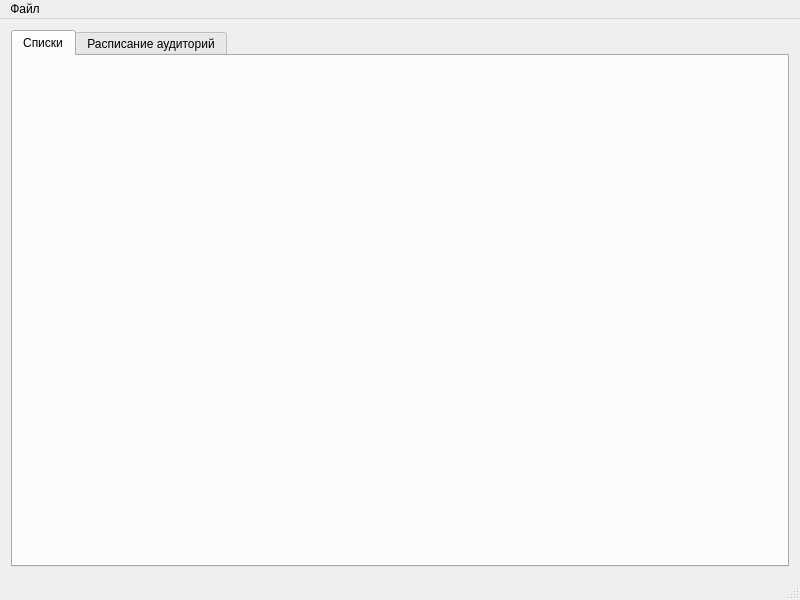
<?xml version="1.0" encoding="UTF-8"?>
<ui version="4.0">
 <class>MainWindow</class>
 <widget class="QMainWindow" name="MainWindow">
  <property name="geometry">
   <rect>
    <x>0</x>
    <y>0</y>
    <width>800</width>
    <height>600</height>
   </rect>
  </property>
  <property name="minimumSize">
   <size>
    <width>800</width>
    <height>600</height>
   </size>
  </property>
  <property name="windowTitle">
   <string>Расписание V2.0</string>
  </property>
  <property name="windowIcon">
   <iconset>
    <normalon>:/Icons/Icon.bmp</normalon>
   </iconset>
  </property>
  <property name="toolButtonStyle">
   <enum>Qt::ToolButtonIconOnly</enum>
  </property>
  <property name="tabShape">
   <enum>QTabWidget::Rounded</enum>
  </property>
  <property name="dockNestingEnabled">
   <bool>true</bool>
  </property>
  <widget class="QWidget" name="centralWidget">
   <layout class="QGridLayout" name="gridLayout">
    <item row="0" column="0">
     <widget class="QTabWidget" name="tabWidget">
      <property name="enabled">
       <bool>true</bool>
      </property>
      <property name="currentIndex">
       <number>0</number>
      </property>
      <widget class="CatalogsForm" name="CatalogsTab">
       <property name="maximumSize">
        <size>
         <width>776</width>
         <height>16777215</height>
        </size>
       </property>
       <attribute name="title">
        <string>Списки</string>
       </attribute>
      </widget>
      <widget class="ScheduleForm" name="ScheduleTab">
       <attribute name="title">
        <string>Расписание аудиторий</string>
       </attribute>
      </widget>
     </widget>
    </item>
   </layout>
  </widget>
  <widget class="QMenuBar" name="menuBar">
   <property name="geometry">
    <rect>
     <x>0</x>
     <y>0</y>
     <width>800</width>
     <height>22</height>
    </rect>
   </property>
   <widget class="QMenu" name="menu">
    <property name="title">
     <string>Файл</string>
    </property>
    <addaction name="MenuOpenProject"/>
    <addaction name="separator"/>
    <addaction name="MenuSaveProject"/>
    <addaction name="MenuExportFile"/>
    <addaction name="separator"/>
    <addaction name="MenuCloseProject"/>
    <addaction name="separator"/>
    <addaction name="MenuPrintSchedule"/>
    <addaction name="separator"/>
    <addaction name="MenuExitApp"/>
   </widget>
   <addaction name="menu"/>
  </widget>
  <widget class="QStatusBar" name="statusBar"/>
  <action name="MenuOpenProject">
   <property name="text">
    <string>Открыть...</string>
   </property>
   <property name="shortcut">
    <string>Ctrl+O</string>
   </property>
  </action>
  <action name="MenuNewProject">
   <property name="text">
    <string>Новый</string>
   </property>
   <property name="shortcut">
    <string>Ctrl+N</string>
   </property>
  </action>
  <action name="MenuSaveProject">
   <property name="text">
    <string>Сохранить</string>
   </property>
   <property name="shortcut">
    <string>Ctrl+S</string>
   </property>
  </action>
  <action name="MenuSaveProjectAs">
   <property name="text">
    <string>Сохранить как...</string>
   </property>
   <property name="shortcut">
    <string>Ctrl+Shift+S</string>
   </property>
  </action>
  <action name="MenuCloseProject">
   <property name="text">
    <string>Закрыть...</string>
   </property>
   <property name="shortcut">
    <string>Ctrl+W</string>
   </property>
  </action>
  <action name="MenuPrintSchedule">
   <property name="text">
    <string>Печать...</string>
   </property>
   <property name="shortcut">
    <string>Ctrl+P</string>
   </property>
  </action>
  <action name="MenuExitApp">
   <property name="text">
    <string>Выход</string>
   </property>
   <property name="shortcut">
    <string>Ctrl+Q</string>
   </property>
  </action>
  <action name="MenuExportFile">
   <property name="text">
    <string>Экспорт...</string>
   </property>
   <property name="shortcut">
    <string>Ctrl+E</string>
   </property>
  </action>
 </widget>
 <layoutdefault spacing="6" margin="11"/>
 <customwidgets>
  <customwidget>
   <class>CatalogsForm</class>
   <extends>QWidget</extends>
   <header>catalogsform.h</header>
   <container>1</container>
  </customwidget>
  <customwidget>
   <class>ScheduleForm</class>
   <extends>QWidget</extends>
   <header>scheduleform.h</header>
   <container>1</container>
  </customwidget>
 </customwidgets>
 <resources/>
 <connections/>
</ui>
